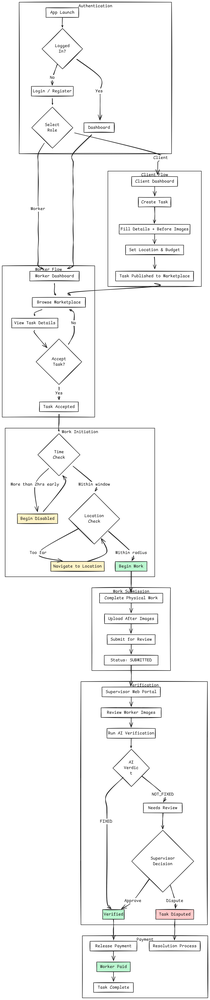
#> input picture images/USER-FLOW2.png, 210 x 1000 px, shrunk from 2858 x 13623 before the run
$ python -i detection_service_simple.py   (imports and definitions only)
#> lines starting #> are read from the running program, lines starting #| are printed output that depends on the picture; after the words box and inside, x2 and y2 are one past the last pixel; in counts of white or black regions, pixels touching at a corner belong together
"""
Simplified detection service using OpenCV for quick testing.
This version doesn't require PyTorch/YOLO but provides basic functionality.
"""

import cv2
import numpy as np
from PIL import Image
from typing import List, Dict


class SimpleDetectionService:
    """
    Simplified detection using OpenCV contours and features.
    For production, replace with YOLOv8-based DetectionService.
    """

    def __init__(self):
        print("Simple detection service initialized (OpenCV-based)")
        print("   Note: For full YOLO detection, install torch and ultralytics")

    def detect_objects(
        self,
        image: Image.Image,
        confidence_threshold: float = 0.25,
        iou_threshold: float = 0.45
    ) -> List[Dict]:
        """
        Detect objects using simple OpenCV methods.
        Returns mock detections with bounding boxes.
        """
#> called with confidence_threshold = 0.25, iou_threshold = 0.45
        # Convert PIL to OpenCV
        img_cv = cv2.cvtColor(np.array(image), cv2.COLOR_RGB2BGR)
#> img_cv is the input picture: shape (1000, 210, 3); mean B, G, R 246.2, 246.5, 246.4
        gray = cv2.cvtColor(img_cv, cv2.COLOR_BGR2GRAY)

        # Apply edge detection
        edges = cv2.Canny(gray, 50, 150)
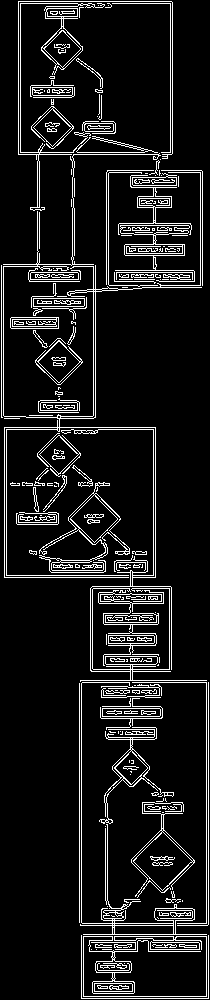
#> edges: shape (1000, 210); 9.8% white in thin lines or dots

        # Find contours
        contours, _ = cv2.findContours(edges, cv2.RETR_EXTERNAL, cv2.CHAIN_APPROX_SIMPLE)
#> contours = 167 contours, 125 with area under 20; largest, box (x1, y1, x2, y2) and area: (131, 802, 195, 897) 1896, (18, 1, 173, 211) 1452, (39, 482, 130, 573) 1412, (80, 682, 207, 935) 1351, (115, 225, 195, 282) 1258

        detections = []

        # Filter significant contours
        for i, contour in enumerate(contours):
            area = cv2.contourArea(contour)

            # Only keep significant objects (> 1000 pixels)
            if area > 1000:
                x, y, w, h = cv2.boundingRect(contour)

                detection = {
                    "class": f"object_{i % 5}",  # Simple numbering
                    "confidence": float(min(1.0, area / 10000)),  # Mock confidence
                    "bbox": {
                        "x1": float(x),
                        "y1": float(y),
                        "x2": float(x + w),
                        "y2": float(y + h)
                    },
                    "area": float(area)
                }
                detections.append(detection)
#> this loop made 167 passes
#> (area, x, y, w, h) on passes 8, 25, 48, 84, 102, 131, 148, 167: (1154, 83, 936, 124, 61), (1896, 131, 802, 64, 95), (1351, 80, 682, 127, 253), (1411.5, 39, 482, 91, 91), (1069, 35, 340, 48, 45), (1257.5, 115, 225, 80, 57), (1059.5, 3, 153, 204, 529), (1452.5, 18, 1, 155, 210)
#> area on passes 7, 22, 34, 35, 40, 41: 343.5, 30.5, 992, 463, 35, 20
#> after the loop, detections = 8 items

        # Sort by area (largest first)
        detections.sort(key=lambda x: x["area"], reverse=True)

        # Return top 10
        return detections[:10]


# Export compatible name
DetectionService = SimpleDetectionService

>>> import cv2
>>> picture = cv2.cvtColor(cv2.imread('../../../images/USER-FLOW2.png'), cv2.COLOR_BGR2RGB)
>>> result = SimpleDetectionService().detect_objects(picture)
#> result = 8 items

$ run again, on images/eatures.png
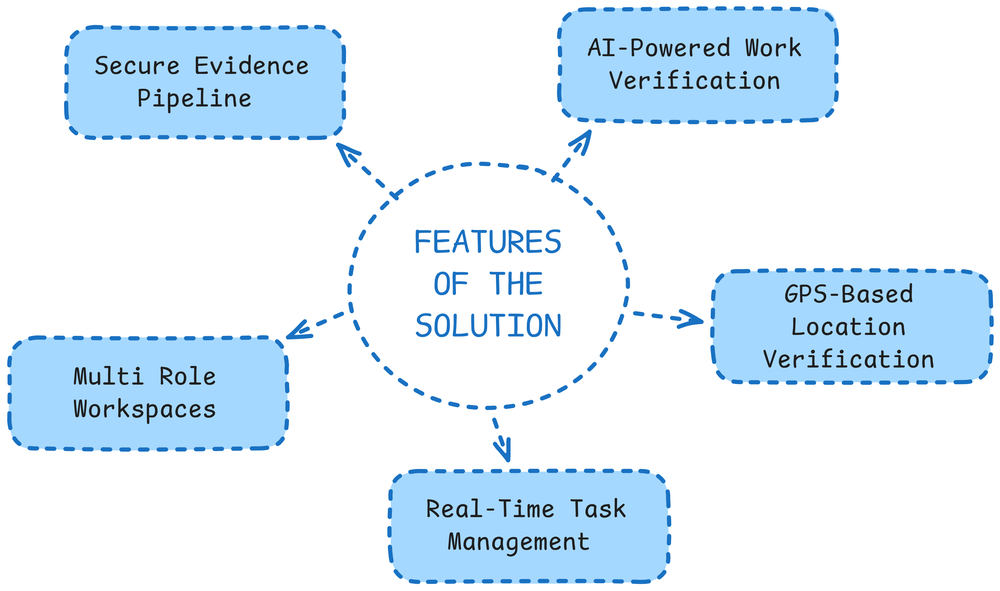
#> input picture images/eatures.png, 1000 x 591 px, shrunk from 3220 x 1904 before the run
#> in detect_objects, img_cv is the input picture: shape (591, 1000, 3); mean B, G, R 249.8, 238.6, 224.2
#> in detect_objects, `gray = cv2.cvtColor(img_cv, cv2.COLOR_BGR2GRAY)`:
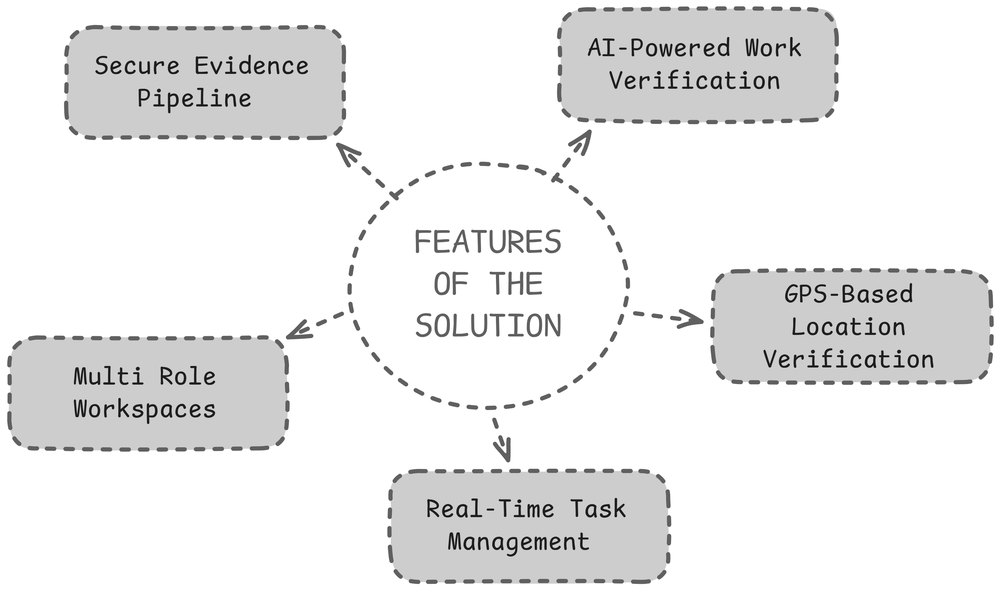
#> gray: shape (591, 1000); min 0, max 255, mean 235.5
#> in detect_objects, `edges = cv2.Canny(gray, 50, 150)`:
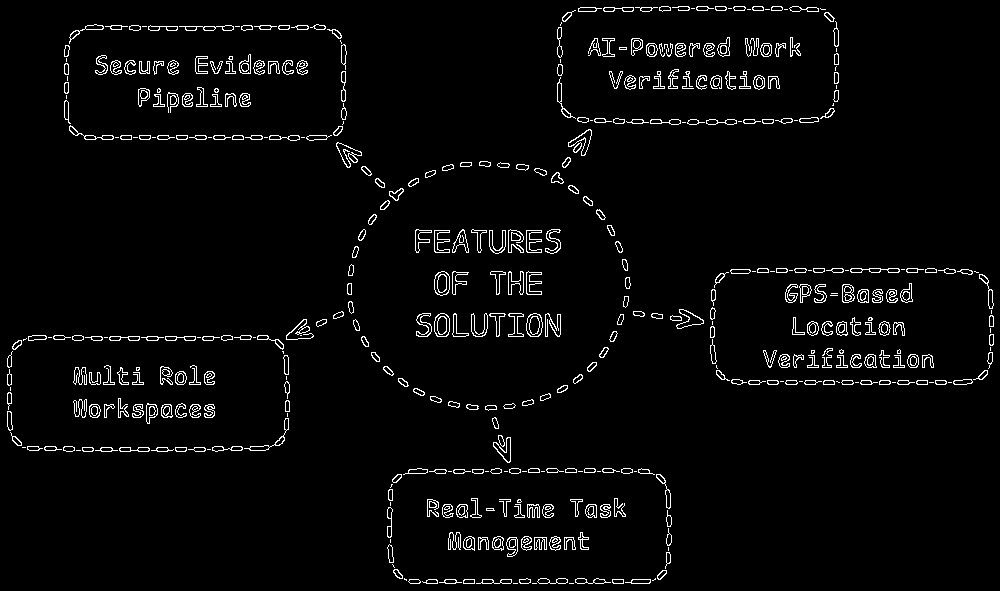
#> edges: shape (591, 1000); 3.3% white in thin lines or dots
#> contours = 457 contours, 120 with area under 20; largest, box (x1, y1, x2, y2) and area: (526, 313, 543, 337) 308, (434, 271, 450, 296) 308, (434, 313, 450, 337) 304, (676, 309, 704, 329) 224, (568, 129, 592, 156) 211
#> the loop in detect_objects, `for i, contour in enumerate(contours):` made 457 passes
#> area on passes 4 to 6: 76, 43.5, 84.5
#> after the loop in detect_objects, `for i, contour in enumerate(contours):`: detections = []

$ run again, on images/floww.png
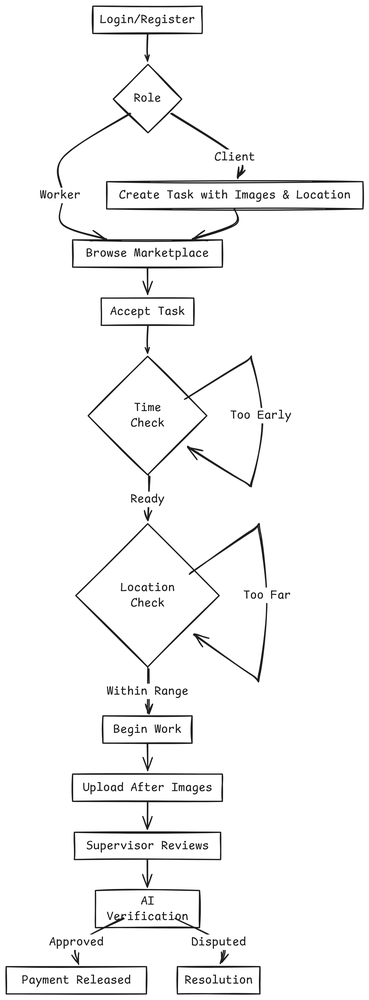
#> input picture images/floww.png, 369 x 1000 px, shrunk from 1786 x 4845 before the run
#> in detect_objects, img_cv is the input picture: shape (1000, 369, 3); mean R, G, B 246.3, 246.3, 246.3
#> in detect_objects, `edges = cv2.Canny(gray, 50, 150)`:
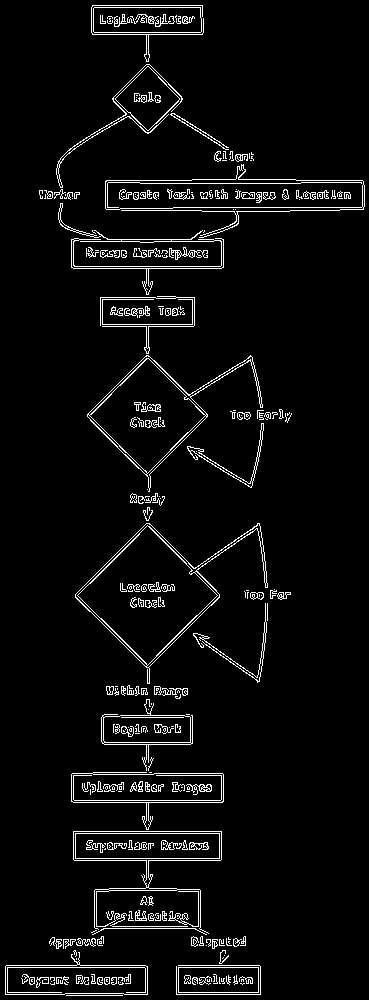
#> edges: shape (1000, 369); 4.6% white in thin lines or dots
#> contours = 150 contours, 103 with area under 20; largest, box (x1, y1, x2, y2) and area: (75, 523, 268, 684) 11095, (87, 355, 263, 492) 7843, (105, 164, 365, 238) 7251, (73, 831, 222, 934) 4527, (71, 772, 224, 830) 4423
#> the loop in detect_objects, `for i, contour in enumerate(contours):` made 150 passes
#> (contour, area, x, y, w, h) on pass 2: ([[178, 967], [178, 992], [258, 992], [258, 967]], 2000, 178, 967, 81, 26)
#> after the loop in detect_objects, `for i, contour in enumerate(contours):`: detections = 10 items
